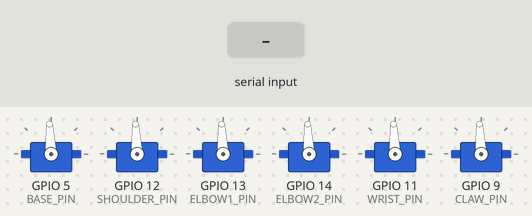
Recording of a sketch running on a simulated ESP32. Shown: 6 × servo. The test bench sets the inputs (shaded band). Servo pulses on a pin are drawn as a servo (544–2400 µs = 0–180°); what the sketch prints to the serial monitor is not drawn.

Above: at 1.2 s.
1.3 s: "RB,FWD\n" received over the second serial link
At 4.1 s:
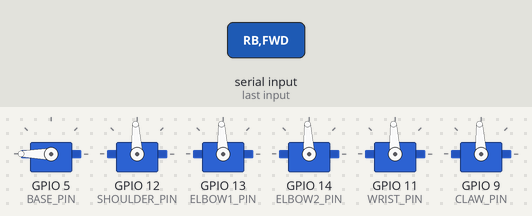
4.3 s: "SH,FWD\n" received over the second serial link
At 7.1 s:
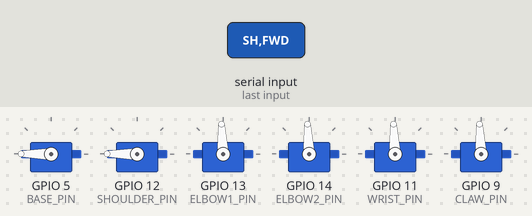
7.3 s: "EL1,FWD\n" received over the second serial link
At 10.7 s:
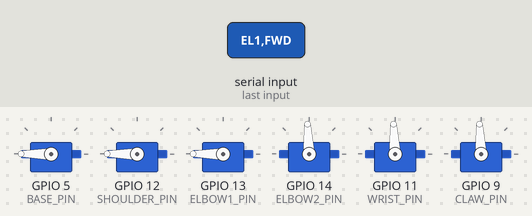
Timing chart, 0 to 12.2 s (numbered marks = the images above; inputs shaded):
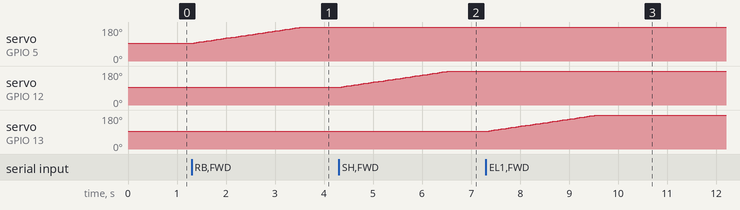

The sketch:

tentacle_demo_code_v1.ino
```cpp
#include "driver/ledc.h"

// ================= UART =================
#define UART_RX 17
#define UART_TX 18
#define BAUDRATE 115200

// ================= SERVO PINS =================
#define BASE_PIN     5      // 360° continuous
#define SHOULDER_PIN 12     // 180°
#define ELBOW1_PIN   13     // 180°
#define ELBOW2_PIN   14     // 180°
#define WRIST_PIN    11     // 180°
#define CLAW_PIN     9      // 180° gripper

// ================= LEDC CONFIG =================
#define SERVO_FREQ_HZ   50
#define SERVO_TIMER     LEDC_TIMER_0
#define SERVO_MODE      LEDC_LOW_SPEED_MODE
#define SERVO_RES       LEDC_TIMER_10_BIT

#define BASE_CH      LEDC_CHANNEL_0
#define SHOULDER_CH  LEDC_CHANNEL_1
#define ELBOW1_CH    LEDC_CHANNEL_2
#define ELBOW2_CH    LEDC_CHANNEL_3
#define WRIST_CH     LEDC_CHANNEL_4
#define CLAW_CH      LEDC_CHANNEL_5

// ================= PWM VALUES (10-bit @ 50 Hz) =================
#define DUTY_MIN     26
#define DUTY_CENTER  77
#define DUTY_MAX     128

// ================= CLAW HARD LIMITS =================
#define CLAW_MIN  30    // adjust as needed
#define CLAW_MAX  95    // adjust as needed

// ================= JOG / STEP CONFIG =================
#define POS_STEP        1
#define BASE_STEP       1
#define STEP_DELAY_MS  50

// ================= STATE =================
int baseDir      = 0;
int shoulderDir  = 0;
int elbow1Dir    = 0;
int elbow2Dir    = 0;
int wristDir     = 0;
int clawDir      = 0;

// Base speed offset (relative to center)
int baseOffset = 0;

// Positional servos
int shoulderPos = DUTY_CENTER;
int elbow1Pos   = DUTY_CENTER;
int elbow2Pos   = DUTY_CENTER;
int wristPos    = DUTY_CENTER;
int clawPos     = DUTY_CENTER;

// ================= COMMAND HANDLER =================
void handleCmd(const String& cmd) {
  Serial.print("RX: ");
  Serial.println(cmd);

  if (cmd == "RB,FWD")      baseDir = +1;
  else if (cmd == "RB,BACK") baseDir = -1;
  else if (cmd == "RB,STOP") baseDir = 0;

  else if (cmd == "SH,FWD")  shoulderDir = +1;
  else if (cmd == "SH,BACK") shoulderDir = -1;
  else if (cmd == "SH,STOP") shoulderDir = 0;

  else if (cmd == "EL1,FWD")  elbow1Dir = +1;
  else if (cmd == "EL1,BACK") elbow1Dir = -1;
  else if (cmd == "EL1,STOP") elbow1Dir = 0;

  else if (cmd == "EL2,FWD")  elbow2Dir = +1;
  else if (cmd == "EL2,BACK") elbow2Dir = -1;
  else if (cmd == "EL2,STOP") elbow2Dir = 0;

  else if (cmd == "WR,FWD")  wristDir = +1;
  else if (cmd == "WR,BACK") wristDir = -1;
  else if (cmd == "WR,STOP") wristDir = 0;

  else if (cmd == "CL,FWD")  clawDir = +1;
  else if (cmd == "CL,BACK") clawDir = -1;
  else if (cmd == "CL,STOP") clawDir = 0;
}

// ================= SETUP =================
void setup() {
  Serial.begin(115200);
  Serial1.begin(BAUDRATE, SERIAL_8N1, UART_RX, UART_TX);

  ledc_timer_config_t timer;
  memset(&timer, 0, sizeof(timer));
  timer.speed_mode       = SERVO_MODE;
  timer.timer_num        = SERVO_TIMER;
  timer.duty_resolution  = SERVO_RES;
  timer.freq_hz          = SERVO_FREQ_HZ;
  timer.clk_cfg          = LEDC_AUTO_CLK;
  ledc_timer_config(&timer);

  ledc_channel_config_t ch;
  memset(&ch, 0, sizeof(ch));
  ch.speed_mode = SERVO_MODE;
  ch.timer_sel  = SERVO_TIMER;
  ch.duty       = DUTY_CENTER;

  ch.channel = BASE_CH;     ch.gpio_num = BASE_PIN;     ledc_channel_config(&ch);
  ch.channel = SHOULDER_CH; ch.gpio_num = SHOULDER_PIN; ledc_channel_config(&ch);
  ch.channel = ELBOW1_CH;   ch.gpio_num = ELBOW1_PIN;   ledc_channel_config(&ch);
  ch.channel = ELBOW2_CH;   ch.gpio_num = ELBOW2_PIN;   ledc_channel_config(&ch);
  ch.channel = WRIST_CH;    ch.gpio_num = WRIST_PIN;    ledc_channel_config(&ch);
  ch.channel = CLAW_CH;     ch.gpio_num = CLAW_PIN;     ledc_channel_config(&ch);

  Serial.println("Slave ready — claw limits enabled");
}

// ================= LOOP =================
void loop() {
  static String buf;
  static unsigned long lastStep = 0;

  while (Serial1.available()) {
    char c = Serial1.read();
    if (c == '\n' || c == '\r') {
      buf.trim();
      if (buf.length()) handleCmd(buf);
      buf = "";
    } else {
      buf += c;
    }
  }

  unsigned long now = millis();
  if (now - lastStep >= STEP_DELAY_MS) {
    lastStep = now;

    if (baseDir != 0) baseOffset += baseDir * BASE_STEP;
    int baseDuty = constrain(DUTY_CENTER + baseOffset, DUTY_MIN, DUTY_MAX);
    ledc_set_duty(SERVO_MODE, BASE_CH, baseDuty);
    ledc_update_duty(SERVO_MODE, BASE_CH);

    if (shoulderDir != 0) shoulderPos += shoulderDir * POS_STEP;
    ledc_set_duty(SERVO_MODE, SHOULDER_CH, shoulderPos);
    ledc_update_duty(SERVO_MODE, SHOULDER_CH);

    if (elbow1Dir != 0) elbow1Pos += elbow1Dir * POS_STEP;
    ledc_set_duty(SERVO_MODE, ELBOW1_CH, elbow1Pos);
    ledc_update_duty(SERVO_MODE, ELBOW1_CH);

    if (elbow2Dir != 0) elbow2Pos += elbow2Dir * POS_STEP;
    ledc_set_duty(SERVO_MODE, ELBOW2_CH, elbow2Pos);
    ledc_update_duty(SERVO_MODE, ELBOW2_CH);

    if (wristDir != 0) wristPos += wristDir * POS_STEP;
    ledc_set_duty(SERVO_MODE, WRIST_CH, wristPos);
    ledc_update_duty(SERVO_MODE, WRIST_CH);

    // ===== CLAW WITH HARD LIMITS ONLY =====
    if (clawDir != 0) {
      clawPos += clawDir * POS_STEP;
      clawPos = constrain(clawPos, CLAW_MIN, CLAW_MAX);
    }
    ledc_set_duty(SERVO_MODE, CLAW_CH, clawPos);
    ledc_update_duty(SERVO_MODE, CLAW_CH);
  }
}
```

Measured:
- after the input at 1.3 s, servo on GPIO 5 (BASE_PIN): moves from 93° to 180° over 2.3 s, starting at once
- after the input at 4.3 s, servo on GPIO 12 (SHOULDER_PIN): moves from 93° to 180° over 2.3 s, starting at once
- after the input at 7.3 s, servo on GPIO 13 (ELBOW1_PIN): moves from 93° to 180° over 2.3 s, starting at once
